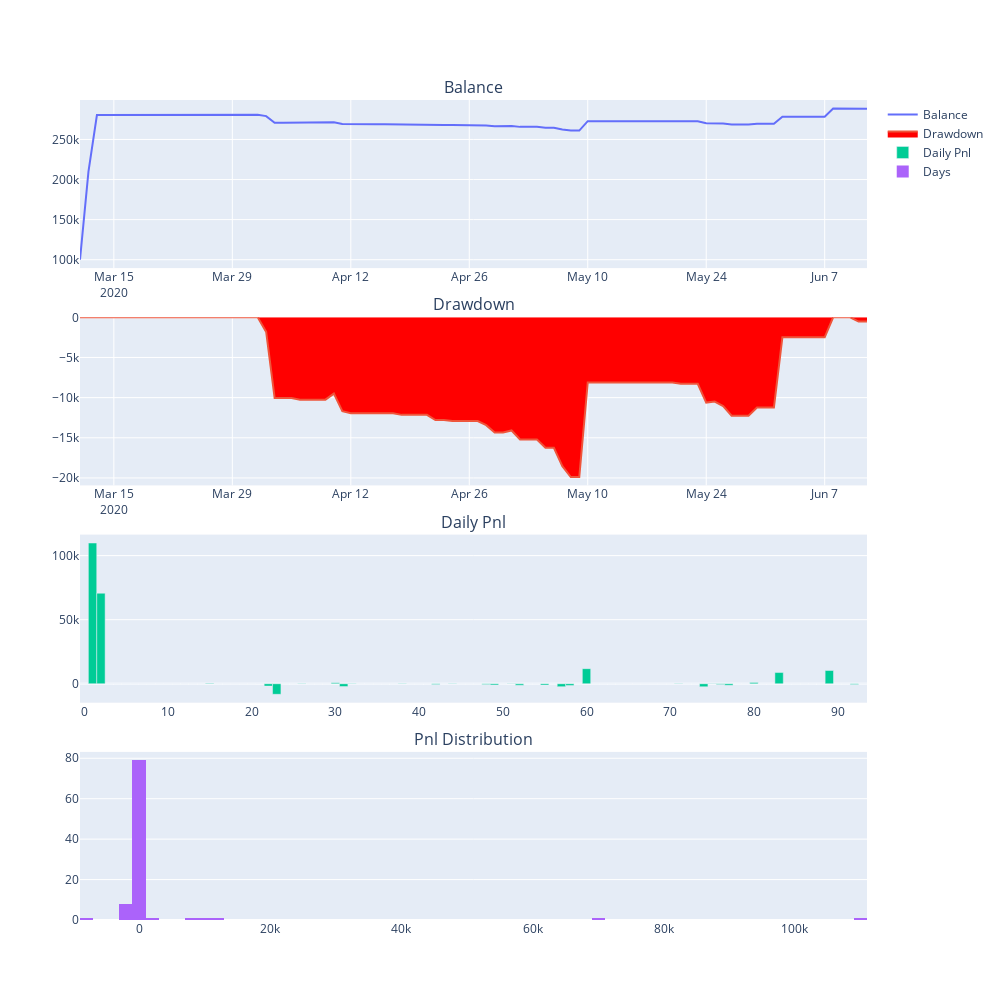

Notebook code cell kept with this figure:
### Code cell
engine.load_data()
engine.run_backtesting()
df = engine.calculate_result()
engine.calculate_statistics()
engine.show_chart()
